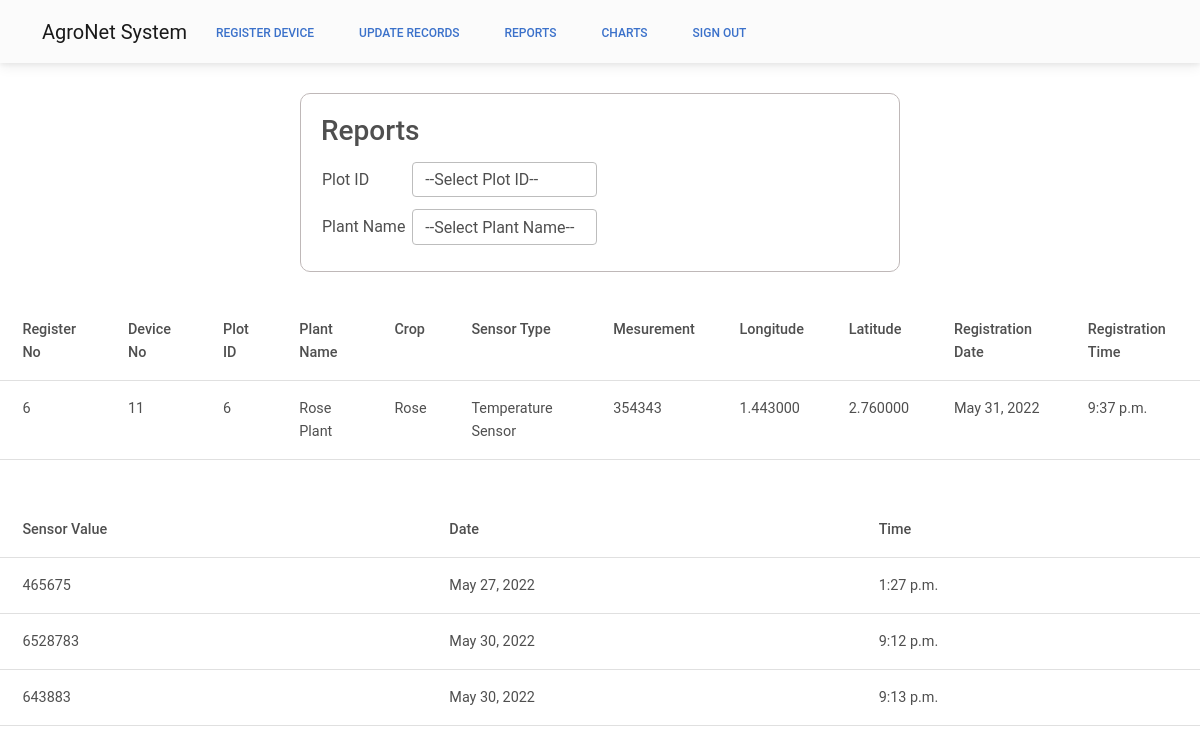
Screenshot of /Reports/?param1=6 (signed in) with the database file from the repository.
### sensor/models.py (models this page shows, shortened)
class sensor_register(models.Model):
    register_no = models.AutoField(primary_key=True)
    device_no = models.IntegerField()
    sen_longitude = models.DecimalField(max_digits=7,decimal_places=6, default=1.0)
    sen_latitude = models.DecimalField(max_digits=7,decimal_places=6, default=1.0)
    date = models.DateField(auto_now=True)
    time_zone = models.TimeField(auto_now=True)
    sen_type = models.CharField(max_length=20)
    plant_name = models.CharField(max_length=20)
    measurement = models.IntegerField()
    plot_id = models.IntegerField()
    crop = models.CharField(max_length=50,default=False)
    sensor_value = models.IntegerField(default=0,blank=True)
    value_date = models.DateField(auto_now=True,blank=True)
    value_time = models.TimeField(auto_now=True,blank=True)

class records(models.Model):
    plant_name2 = models.CharField(max_length=20)
    sensor_value2 = models.IntegerField()
    value_date2 = models.DateField(auto_now_add=True)
    value_time2 = models.TimeField(auto_now_add=True)

### sensor/views.py (the view)
# urls.py: path("Reports/", views.Reports, name="Reports"),
@login_required
def Reports(request):
    context = {}
    data = sensor_register.objects.all()
    plot = request.GET.get('param')
    maindata = sensor_register.objects.all().filter(plot_id=plot)
    if 'param1' in request.GET:
        name = request.GET.get('param1')
        data = sensor_register.objects.all().filter(pk=name)
        history = records.objects.all().filter(plant_name2=data[0].plant_name)
        context['history'] = history
    context['data'] = maindata
    context['num'] = plot
    context['sensors'] = data
    return render(request, 'Reports.html', context)

### sensor/templates/Reports.html (shortened to what this page needs)
<!DOCTYPE html>
<html lang="en">
<head>{% load static %}
    <link href="https://cdnjs.cloudflare.com/ajax/libs/mdb-ui-kit/6.2.0/mdb.min.css" rel="stylesheet" />
</head>
<body>
    <nav class="navbar sticky-top navbar-expand-lg navbar-light bg-light">
        <div class="container">
            <a class="navbar-brand me-2" href="/">AgroNet System
            </a>
            <div class="collapse navbar-collapse" id="navbarButtonsExample">
                <div class="d-flex align-items-center">
                    <a href="{% url 'Dashboard' %}"><button class="btn btn-link px-3 me-2">Register Device</button></a>
                    <a href="{% url 'DailyRecords' %}"><button class="btn btn-link px-3 me-2">Update Records</button></a>
                    <a href="{% url 'Reports' %}"><button class="btn btn-link px-3 me-2">Reports</button></a>
                    <a href="{% url 'charts' %}"><button class="btn btn-link px-3 me-2">Charts</button></a>
                    <a href="{% url 'logoutuser' %}"><button class="btn btn-link px-3 me-2">Sign Out</button></a>
                </div>
            </div>
        </div>
    </nav>
    <div class="container" style="margin:30px auto; width: 50%;border: 1px solid rgb(191, 184, 184); border-radius: 10px;padding: 20px;">
        <h3>Reports</h3>
        <table>
            <tr>
                <td>Plot ID </td>
                <td><select class="form-control" name="display_plotid" id="display_plotid">
                    <option>--Select Plot ID--</option>
                </select></td>
            </tr>
            <tr>
                <td>Plant Name </td>
                <td><select  class="form-control" name="display_plant_name" id="display_plant_name">
                    <option>--Select Plant Name--</option>
                </select></td>
            </tr>
        </table>
    </div>
    <div class="main">
        <table class="table" border="0" cellspacing="2">
            <tr>
                <th>Register No</th>
                <th>Device No</th>
                <th>Plot ID</th>
                <th>Plant Name</th>
                <th>Crop</th>
                <th>Sensor Type</th>
                <th>Mesurement</th>
                <th>Longitude</th>
                <th>Latitude</th>
                <th>Registration Date</th>
                <th>Registration Time</th>
            </tr>
            {% for i in sensors %}
            <tr>
                <td>{{ i.register_no }}</td>
                <td>{{ i.device_no }}</td>
                <td>{{ i.plot_id }}</td>
                <td>{{ i.plant_name }}</td>
                <td>{{ i.crop }}</td>
                <td>{{ i.sen_type }}</td>
                <td>{{ i.measurement }}</td>
                <td>{{ i.sen_longitude }}</td>
                <td>{{ i.sen_latitude }}</td>
                <td>{{ i.date }}</td>
                <td>{{ i.time_zone }}</td>
            </tr>
            {% endfor %}
        </table>
        <br>
        <table border="0" cellspacing="3" class="table">
            <tr>
                <th>Sensor Value</th>
                <th>Date</th>
                <th>Time</th>
            </tr>
            {% for i in history %}
            <tr>
                <td>{{i.sensor_value2}}</td>
                <td>{{i.value_date2}}</td>
                <td>{{i.value_time2}}</td>
            </tr>
            {% endfor %}
        </table>
    </div>
</body>
</html>

### sensor/templates/Reports.html (style rules this page uses)
input, select { margin: 5px; }
button { margin: 5px; }

### rows the page displays
sensor_register: register_no "6", device_no "11", plot_id "6", plant_name "Rose Plant", crop "Rose", sen_type "Temperature Sensor", measurement "354343", sen_longitude "1.443000", sen_latitude "2.760000", date "May 31, 2022", time_zone "9:37 p.m."
records: sensor_value2 "465675", value_date2 "May 27, 2022", value_time2 "1:27 p.m."
records: sensor_value2 "6528783", value_date2 "May 30, 2022", value_time2 "9:12 p.m."
records: sensor_value2 "643883", value_date2 "May 30, 2022", value_time2 "9:13 p.m."
